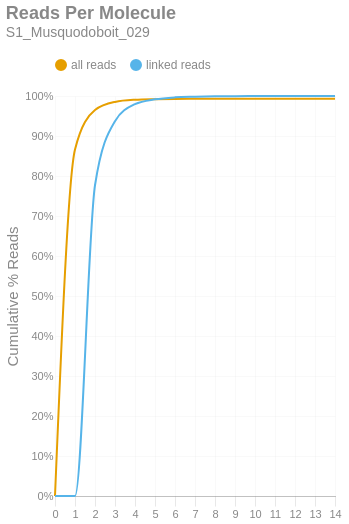

Notebook code cell kept with this figure:
### Markdown cell above
### Reads per Molecule
This chart shows the cumulative distribution of the number of reads per linked molecule. That is, how many alignments are associated with a unique molecule. This excludes the number of reads associated with invalid or absent linked-read barcodes. The `linked` histogram is the percentages recalculated when disregarding singletons.

### Code cell
if SKIPLR:
    print_html(f"Skipped")
else:
    counts = np.bincount(valids['reads'].cast(pl.Int64).to_numpy())
    weighted = counts * np.arange(len(counts))
    all_perc = weighted / n_reads
    linked_perc = weighted / n_linked_reads
    linked_perc[1] = 0
    binned_df = pl.DataFrame({
        'readsper': list(range(len(counts))),
        'all reads (cumsum)': np.cumsum(all_perc).tolist(),
        'linked reads (cumsum)': np.cumsum(linked_perc).tolist(),
    })

    with SafeRender(binned_df):
        (
            density_plot(binned_df, 'Reads Per Molecule', samplename, 'readspmol')
            .encode(
                x=alt.X('readsper:O', title=None).axis(labelAngle=0).scale(padding=0),
                y=alt.Y('value:Q', title='Cumulative % Reads').axis(format='%').stack(False),
                color=alt.Color("key:N").scale(domain=["all reads", "linked reads"]),
                tooltip=[
                    alt.Tooltip("key:N", title="Data Type"),
                    alt.Tooltip("readsper:O", title="Reads Per Molecule"),
                    alt.Tooltip("value:Q", format=".2%", title="% Reads (Cum.)")
                ]            
            )
        ).display()

### Figure 1 — Vega-Lite specification as saved in the notebook (floating-point values rounded to 4 significant figures)
{"width": "container", "height": 400, "config": {"title": {"anchor": "start", "dy": -15, "fontSize": 18, "color": "#888888", "subtitleColor": "#888888", "subtitleFontSize": 14}, "arc": {"fill": "#0072B2"}, "axis": {"domainColor": "#888888", "domainWidth": 0.5, "gridWidth": 0.2, "grid": false, "titleFontWeight": 400, "titleFontSize": 15, "labelFontSize": 11, "labelColor": "#888888", "tickColor": "#888888", "tickWidth": 0.2, "titleColor": "#888888"}, "axisBand": {"grid": false}, "axisX": {"grid": true, "tickSize": 10, "domainCap": "round"}, "axisY": {"domain": false, "grid": true, "tickSize": 0, "domainCap": "round"}, "background": "transparent", "header": {"labelFontSize": 15, "labelColor": "#888888", "titleFontSize": 15, "titleFontWeight": 600, "titleColor": "#888888"}, "legend": {"labelFont": "sans-serif", "labelFontSize": 12, "labelColor": "#888888", "symbolSize": 100, "symbolType": "circle", "titleFontSize": 12, "titlePadding": 10, "titleColor": "#888888", "title": null, "orient": "top"}, "range": {"category": ["#E69F00", "#56B4E9", "#009E73", "#F0E442", "#0072B2", "#D55E00", "#CC79A7", "#000000"], "diverging": ["#cfe8f3", "#a2d4ec", "#73bfe2", "#46abdb", "#1696d2", "#12719e"]}, "area": {"fill": "#0072B2", "fillOpacity": 0.7, "line": true, "strokeOpacity": 0.7}, "line": {"color": "#0072B2", "stroke": "#0072B2", "strokeWidth": 2}, "trail": {"color": "#0072B2", "stroke": "#0072B2", "strokeWidth": 0, "size": 1}, "point": {"filled": true, "fillOpacity": 1.0, "size": 95}, "text": {"color": "#888888", "fontSize": 11, "align": "right", "fontWeight": 400, "size": 11}, "bar": {"fill": "#0072B2", "stroke": null}, "view": {"stroke": null, "continuousWidth": 660, "continuousHeight": 400}}, "data": {"name": "data-4b6aa044f208445c04e407a9af2d6766"}, "mark": {"type": "line", "interpolate": "monotone", "point": {"opacity": 0, "size": 275}}, "encoding": {"color": {"field": "key", "scale": {"domain": ["all reads", "linked reads"]}, "type": "nominal"}, "tooltip": [{"field": "key", "title": "Data Type", "type": "nominal"}, {"field": "readsper", "title": "Reads Per Molecule", "type": "ordinal"}, {"field": "value", "format": ".2%", "title": "% Reads (Cum.)", "type": "quantitative"}], "x": {"axis": {"labelAngle": 0}, "field": "readsper", "scale": {"padding": 0}, "title": null, "type": "ordinal"}, "y": {"axis": {"format": "%"}, "field": "value", "stack": false, "title": "Cumulative % Reads", "type": "quantitative"}}, "params": [{"name": "param_c36ac31b6afebe62", "select": {"type": "point", "fields": ["key"]}, "bind": "legend"}], "title": {"text": "Reads Per Molecule", "subtitle": "S1_Musquodoboit_029"}, "transform": [{"fold": ["all reads (cumsum)", "linked reads (cumsum)"]}, {"calculate": "replace(datum.key, ' (cumsum)', '')", "as": "key"}, {"filter": {"param": "param_c36ac31b6afebe62"}}], "usermeta": {"embedOptions": {"downloadFileName": "S1_Musquodoboit_029.readspmol"}}, "$schema": "https://vega.github.io/schema/vega-lite/v6.1.0.json", "datasets": {"data-4b6aa044f208445c04e407a9af2d6766": [{"readsper": 0, "all reads (cumsum)": 0.0, "linked reads (cumsum)": 0.0}, {"readsper": 1, "all reads (cumsum)": 0.8665, "linked reads (cumsum)": 0.0}, {"readsper": 2, "all reads (cumsum)": 0.9649, "linked reads (cumsum)": 0.7769}, {"readsper": 3, "all reads (cumsum)": 0.9852, "linked reads (cumsum)": 0.9371}, {"readsper": 4, "all reads (cumsum)": 0.9906, "linked reads (cumsum)": 0.9796}, {"readsper": 5, "all reads (cumsum)": 0.9921, "linked reads (cumsum)": 0.9917}, {"readsper": 6, "all reads (cumsum)": 0.9927, "linked reads (cumsum)": 0.9966}, {"readsper": 7, "all reads (cumsum)": 0.9929, "linked reads (cumsum)": 0.9981}, {"readsper": 8, "all reads (cumsum)": 0.9931, "linked reads (cumsum)": 0.9992}, {"readsper": 9, "all reads (cumsum)": 0.9931, "linked reads (cumsum)": 0.9995}, {"readsper": 10, "all reads (cumsum)": 0.9931, "linked reads (cumsum)": 0.9998}, {"readsper": 11, "all reads (cumsum)": 0.9932, "linked reads (cumsum)": 0.9999}, {"readsper": 12, "all reads (cumsum)": 0.9932, "linked reads (cumsum)": 0.9999}, {"readsper": 13, "all reads (cumsum)": 0.9932, "linked reads (cumsum)": 0.9999}, {"readsper": 14, "all reads (cumsum)": 0.9932, "linked reads (cumsum)": 1.0}]}}
